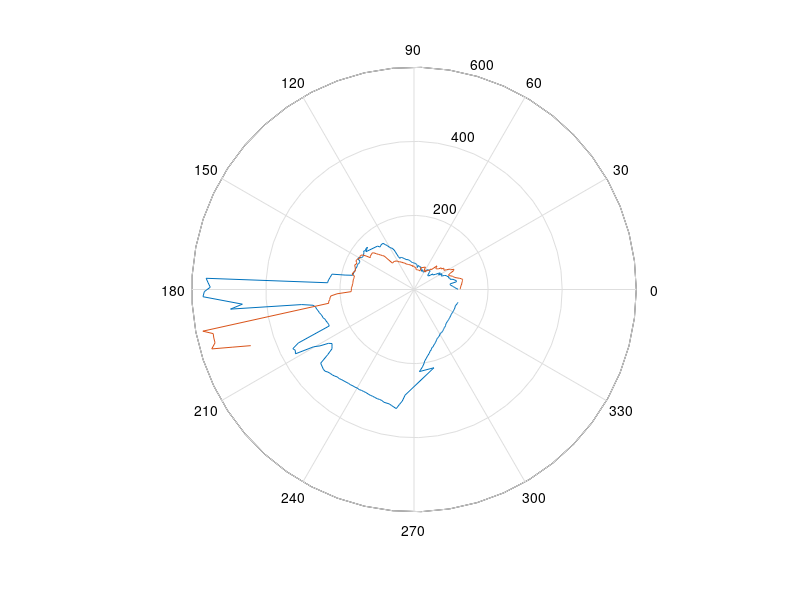

MATLAB code for this plot:
pontos = importdata('TESTEDELAY50.TXT');
pontos1 = pontos(106:355, 1:2);
pontos2 = pontos(356:500, 1:2);

theta1 = pontos1(:,2);
rho1 = pontos1(:,1);
polar(deg2rad(theta1), rho1);

hold on;

theta2 = pontos2(:,2);
rho2 = pontos2(:,1);
% theta2 = theta2 - 16;
polar(deg2rad(theta2), rho2);